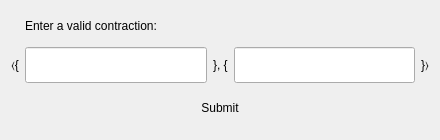
<?xml version="1.0" encoding="UTF-8"?>
<ui version="4.0">
 <class>Dialog</class>
 <widget class="QDialog" name="Dialog">
  <property name="windowModality">
   <enum>Qt::WindowModal</enum>
  </property>
  <property name="geometry">
   <rect>
    <x>0</x>
    <y>0</y>
    <width>440</width>
    <height>140</height>
   </rect>
  </property>
  <property name="sizePolicy">
   <sizepolicy hsizetype="Fixed" vsizetype="Fixed">
    <horstretch>0</horstretch>
    <verstretch>0</verstretch>
   </sizepolicy>
  </property>
  <property name="minimumSize">
   <size>
    <width>440</width>
    <height>140</height>
   </size>
  </property>
  <property name="maximumSize">
   <size>
    <width>440</width>
    <height>140</height>
   </size>
  </property>
  <property name="windowTitle">
   <string>Dialog</string>
  </property>
  <property name="modal">
   <bool>false</bool>
  </property>
  <layout class="QGridLayout" name="gridLayout" rowstretch="0,0,0,0" columnstretch="0,1,0,1,0">
   <item row="2" column="3">
    <widget class="QLineEdit" name="lineEdit">
     <property name="minimumSize">
      <size>
       <width>0</width>
       <height>36</height>
      </size>
     </property>
    </widget>
   </item>
   <item row="2" column="1">
    <widget class="QLineEdit" name="truths">
     <property name="minimumSize">
      <size>
       <width>0</width>
       <height>36</height>
      </size>
     </property>
    </widget>
   </item>
   <item row="0" column="1">
    <widget class="QLabel" name="label">
     <property name="sizePolicy">
      <sizepolicy hsizetype="Preferred" vsizetype="Fixed">
       <horstretch>0</horstretch>
       <verstretch>0</verstretch>
      </sizepolicy>
     </property>
     <property name="text">
      <string>Enter a valid contraction:</string>
     </property>
     <property name="buddy">
      <cstring>truths</cstring>
     </property>
    </widget>
   </item>
   <item row="2" column="0">
    <widget class="QLabel" name="label_2">
     <property name="sizePolicy">
      <sizepolicy hsizetype="Fixed" vsizetype="Preferred">
       <horstretch>0</horstretch>
       <verstretch>0</verstretch>
      </sizepolicy>
     </property>
     <property name="text">
      <string>〈{</string>
     </property>
    </widget>
   </item>
   <item row="2" column="2">
    <widget class="QLabel" name="label_3">
     <property name="sizePolicy">
      <sizepolicy hsizetype="Fixed" vsizetype="Preferred">
       <horstretch>0</horstretch>
       <verstretch>0</verstretch>
      </sizepolicy>
     </property>
     <property name="text">
      <string>}, {</string>
     </property>
    </widget>
   </item>
   <item row="2" column="4">
    <widget class="QLabel" name="label_4">
     <property name="sizePolicy">
      <sizepolicy hsizetype="Fixed" vsizetype="Preferred">
       <horstretch>0</horstretch>
       <verstretch>0</verstretch>
      </sizepolicy>
     </property>
     <property name="text">
      <string>}〉</string>
     </property>
    </widget>
   </item>
   <item row="3" column="1" colspan="3">
    <widget class="QPushButton" name="submit_button">
     <property name="sizePolicy">
      <sizepolicy hsizetype="Minimum" vsizetype="Fixed">
       <horstretch>0</horstretch>
       <verstretch>0</verstretch>
      </sizepolicy>
     </property>
     <property name="text">
      <string>Submit</string>
     </property>
     <property name="default">
      <bool>true</bool>
     </property>
     <property name="flat">
      <bool>true</bool>
     </property>
    </widget>
   </item>
  </layout>
 </widget>
 <tabstops>
  <tabstop>truths</tabstop>
  <tabstop>lineEdit</tabstop>
  <tabstop>submit_button</tabstop>
 </tabstops>
 <resources/>
 <connections/>
</ui>
